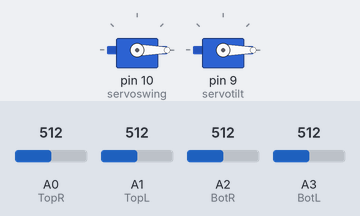
Bench run of a sketch on a simulated Arduino Uno, built with avr-gcc and run on an emulated ATmega328P. Shown: 2 × servo. The inputs (shaded band) are chosen by the test bench; at power-on: A0 (TopR) = 512, A1 (TopL) = 512, A2 (BotR) = 512, A3 (BotL) = 512.

Above: at 1.7 s.
1.8 s: A0 (TopR) set to 898
3.3 s: A0 (TopR) set to 922
At 4.62 s:
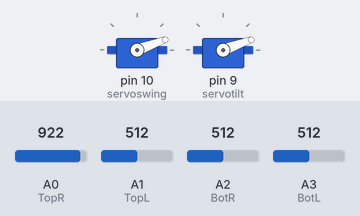
6.3 s: A1 (TopL) set to 523
9.3 s: A1 (TopL) set to 541
At 9.46 s:
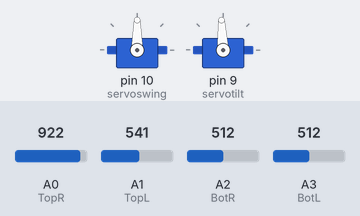
12.3 s: A2 (BotR) set to 527
At 12.47 s:
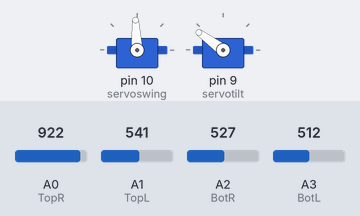
15.3 s: A2 (BotR) set to 306
At 15.3 s:
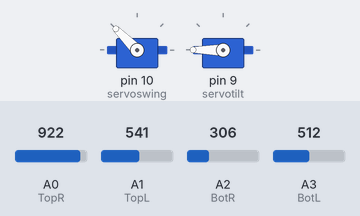
Timing chart, 0 to 17.8 s (numbered marks = the images above; inputs shaded):
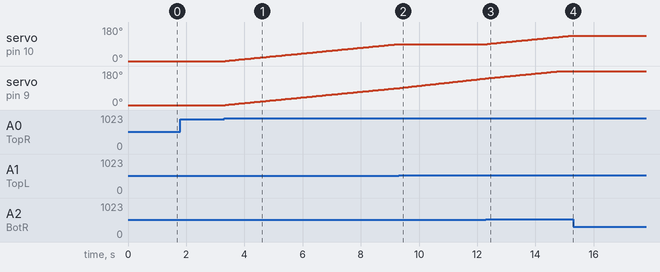

The sketch:

SolarTracker_V2.ino
```cpp
#include <Servo.h>

Servo servoswing; //horizontal servo(BOTTOM SERVO)
uint8_t swingpos = 0; //assign servo at 0 degree
uint8_t SwingHighLimit = 180; //maximum range of servo is 180 degree(it is variable you can also change)
uint8_t SwingLowLimit = 10;   //minimum range of servo is 10 degree(it is variable you can also change)

Servo servotilt; //vertical servo(TOP SERVO)
uint8_t tiltpos = 0;
uint8_t TiltHighLimit = 180;
uint8_t TiltLowLimit = 10;

uint8_t TopR = A0; //top right LDR A1 pin
uint8_t TopL = A1; //top left LDR A2 pin

uint8_t BotR = A2; // bottom right LDR A0 pin
uint8_t BotL = A3; // bottom left LDR A3 pin

uint8_t setpoint = 20;
 void setup () {
  servoswing.attach(10); //horizontal servo connected to arduino pin 10
  servoswing.write(0);

  servotilt.attach(9); //vertical servo connected to arduino pin 9
  servotilt.write(0);
  delay(500); //delay
}

void loop(){
  swingpos = servoswing.read();
  tiltpos = servotilt.read();


  uint8_t ValTopL = analogRead(TopL) / 10; //read analog values from top left LDR
  uint8_t ValTopR = analogRead(TopR) / 10; //read analog values from top right LDR
  uint8_t ValBotL = analogRead(BotL) / 10; //read analog values from bottom left LDR
  uint8_t ValBotR = analogRead(BotR) / 10; //read analog values from bottom right LDR


  uint8_t TopAVG = (ValTopL + ValTopR) / 2; //average of top LDRs
  uint8_t BotAVG = (ValBotL + ValBotR) / 2; //average of bottom LDRs
  uint8_t LeftAVG = (ValTopL + ValBotL) / 2; //average of left LDRs
  uint8_t RightAVG = (ValTopR + ValBotR) / 2; //average of right LDRs

  if (TopAVG < BotAVG  && BotAVG - TopAVG >= setpoint){
    servotilt.write(tiltpos -1);
    if (tiltpos > TiltHighLimit) {
        tiltpos = TiltHighLimit;}
    delay(8);
  }

  else if (BotAVG < TopAVG && TopAVG - BotAVG >= setpoint){
    servotilt.write(tiltpos +1);
    if (tiltpos < TiltLowLimit){
        tiltpos = TiltLowLimit;}
    delay(8);
  }

  else {
    servotilt.write(tiltpos);
  }

  if (LeftAVG > RightAVG && LeftAVG - RightAVG >= setpoint){
    servoswing.write(swingpos -1);
    if (swingpos > SwingHighLimit){
        swingpos = SwingHighLimit;}
    delay(8);
  }

  else if (RightAVG > LeftAVG && RightAVG - LeftAVG >= setpoint){
    servoswing.write(swingpos +1);
    if (swingpos < SwingLowLimit){
        swingpos = SwingLowLimit;}
    delay(8);
  }

  else {
    servoswing.write(swingpos);
  }
  delay(50);
}
```

Measured:
- the behaviour switches between 909 and 910 on A0 (TopR) (found by bisection; images 0 and 1)
- the behaviour switches between 529 and 530 on A1 (TopL) (found by bisection; images 1 and 2)
- the behaviour switches between 519 and 520 on A2 (BotR) (found by bisection; images 2 and 3)
- after the input at 1.8 s, every drawn part: stays the same
- after the input at 3.3 s, servo on pin 10 (servoswing): moves from 0° to 45° over 2.9 s, starting after 0.05 s; servo on pin 9 (servotilt): moves from 0° to 45° over 2.9 s, starting at once
- after the input at 9.3 s, servo on pin 10 (servoswing): stays 90° (without the input it goes to 91° after 0.04 s)
- after the input at 12.3 s, servo on pin 10 (servoswing): moves from 90° to 135° over 2.9 s, starting at once
- after the input at 15.3 s, servo on pin 10 (servoswing): stays 135° (without the input it goes to 136° after 0.04 s)
